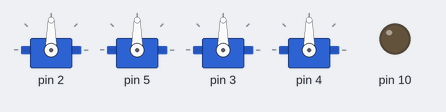
The sketch below on a simulated Arduino Uno, built with avr-gcc and run on an emulated ATmega328P. Parts: 4 × servo, output pins drawn as LEDs (lit = HIGH). At 2.0 s the program stops and its outputs stay as they are.

Above: at 0.1 s.
At 2.1 s:
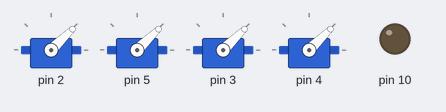
Timing chart, 0 to 3.5 s (numbered marks = the images above):
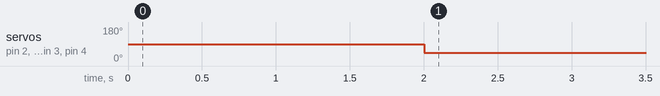

Measured:
- by itself, servo on pin 2, servo on pin 5, servo on pin 3, servo on pin 4: 90° → 44° at 2.0 s

The sketch:

RECIVER.ino
```cpp
#include <SPI.h>
#include <Mirf.h>
#include <nRF24L01.h>
#include <MirfHardwareSpiDriver.h>
#include "Servo_mod.h"

#define PAYLOAD 5

Servo powerServo[PAYLOAD];

void setup()
{
  Serial.begin(115200);//Debug Mode
  Mirf.cePin = 8;//CE=D8
  Mirf.csnPin = 7;//CSN=D7
  Mirf.spi = &MirfHardwareSpi;
  Mirf.init();//Initialize
  Mirf.setRADDR((byte *)"RX01");
  Mirf.payload = PAYLOAD * sizeof(short); //Bytes at a time
  Mirf.config();
  powerServo[0].attach(2);//THR
  powerServo[1].attach(5);//RUD
  powerServo[2].attach(3);//AIL
  powerServo[3].attach(4);//ELE
  pinMode(10, OUTPUT);
}

void loop()
{
  short Rdata[PAYLOAD];
  long ti;
  byte i;
  while (1)
  {
    if (!Mirf.isSending() && Mirf.dataReady()) //Get Data Via 24L01
    {
      Mirf.getData((byte *)&Rdata);
      for (i = 0; i < PAYLOAD; i++)
      {
        powerServo[i].writeMicroseconds(Rdata[i]);//Drive ESCs
        Serial.print(Rdata[i]);
        Serial.print(" | ");
      }
      digitalWrite(10, Rdata[4]);
      Serial.println();
      ti = millis();
    }
    if(millis() - ti > 2000)
    {
      for(i = 0; i < PAYLOAD; i++)
        powerServo[i].writeMicroseconds(1000);
      while(1);
    }
  }
}
```
